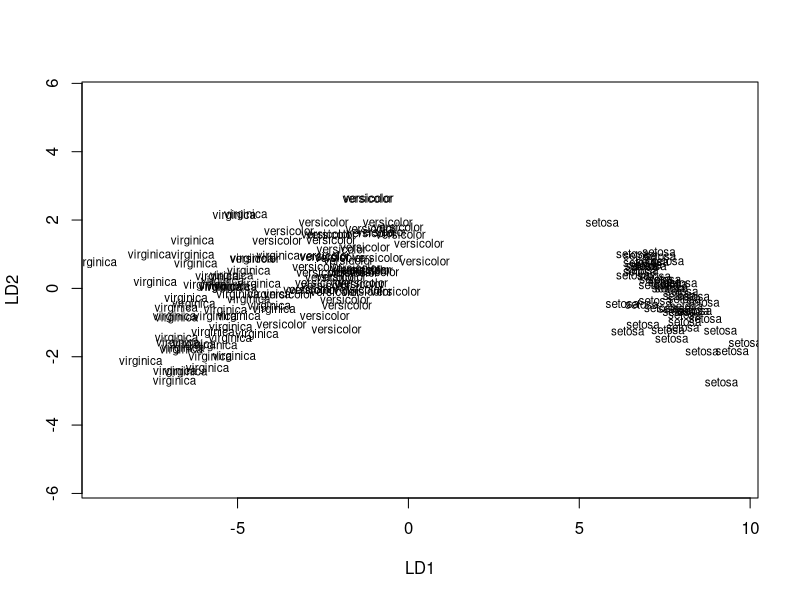
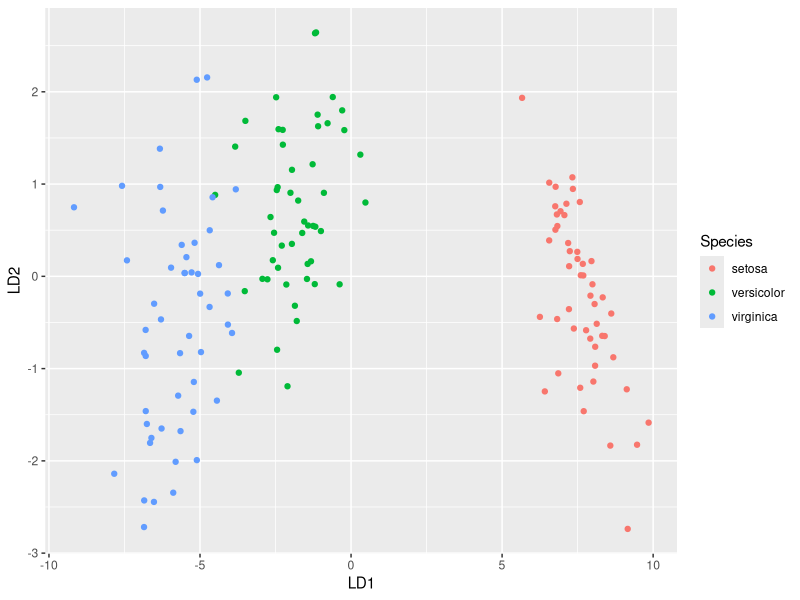

These figures' R source, in order:
## ---- chunk 1
library(datasets)
library(MASS)
library(ggplot2)
library(dplyr)
## ---- chunk 2
summary(iris)
lda.fit<-lda(Species~.,data=iris)
## ---- chunk 3
lda.fit
plot(lda.fit)

predictions <- lda.fit %>% predict(iris)
iris <- cbind(iris, predict(lda.fit)$x)

ggplot(iris, aes(LD1, LD2)) +
  geom_point(aes(color = Species))
## ---- chunk 4
predict(lda.fit,iris)


